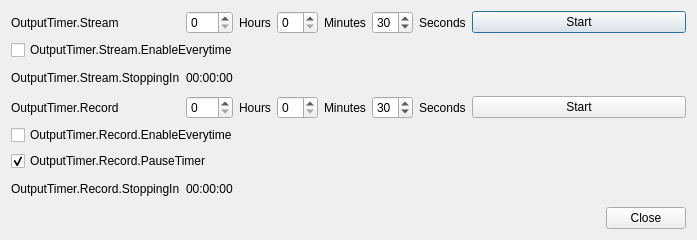
<?xml version="1.0" encoding="UTF-8"?>
<ui version="4.0">
 <class>OutputTimer</class>
 <widget class="QDialog" name="OutputTimer">
  <property name="geometry">
   <rect>
    <x>0</x>
    <y>0</y>
    <width>697</width>
    <height>240</height>
   </rect>
  </property>
  <property name="windowTitle">
   <string>OutputTimer</string>
  </property>
  <layout class="QGridLayout" name="timerLayout">
   <item row="0" column="3">
    <widget class="QLabel" name="hoursLabel">
     <property name="text">
      <string>Hours</string>
     </property>
    </widget>
   </item>
   <item row="3" column="2">
    <widget class="QSpinBox" name="recordingTimerHours">
     <property name="minimum">
      <number>0</number>
     </property>
     <property name="maximum">
      <number>24</number>
     </property>
     <property name="value">
      <number>0</number>
     </property>
    </widget>
   </item>
   <item row="0" column="6">
    <widget class="QSpinBox" name="streamingTimerSeconds">
     <property name="minimum">
      <number>0</number>
     </property>
     <property name="maximum">
      <number>59</number>
     </property>
     <property name="value">
      <number>30</number>
     </property>
    </widget>
   </item>
   <item row="0" column="8">
    <widget class="QPushButton" name="outputTimerStream">
     <property name="text">
      <string>Start</string>
     </property>
     <property name="checkable">
      <bool>true</bool>
     </property>
    </widget>
   </item>
   <item row="3" column="4">
    <widget class="QSpinBox" name="recordingTimerMinutes">
     <property name="minimum">
      <number>0</number>
     </property>
     <property name="maximum">
      <number>59</number>
     </property>
     <property name="value">
      <number>0</number>
     </property>
    </widget>
   </item>
   <item row="0" column="1">
    <widget class="QLabel" name="streamingLabel">
     <property name="text">
      <string>OutputTimer.Stream</string>
     </property>
    </widget>
   </item>
   <item row="0" column="4">
    <widget class="QSpinBox" name="streamingTimerMinutes">
     <property name="maximum">
      <number>59</number>
     </property>
     <property name="value">
      <number>0</number>
     </property>
    </widget>
   </item>
   <item row="3" column="8">
    <widget class="QPushButton" name="outputTimerRecord">
     <property name="text">
      <string>Start</string>
     </property>
     <property name="checkable">
      <bool>true</bool>
     </property>
    </widget>
   </item>
   <item row="6" column="1">
    <widget class="QLabel" name="recordStoppingIn">
     <property name="text">
      <string>OutputTimer.Record.StoppingIn</string>
     </property>
    </widget>
   </item>
   <item row="3" column="7">
    <widget class="QLabel" name="secondsLabel_2">
     <property name="text">
      <string>Seconds</string>
     </property>
    </widget>
   </item>
   <item row="2" column="2">
    <widget class="QLabel" name="streamTime">
     <property name="text">
      <string>00:00:00</string>
     </property>
    </widget>
   </item>
   <item row="3" column="5">
    <widget class="QLabel" name="minutesLabel_2">
     <property name="text">
      <string>Minutes</string>
     </property>
    </widget>
   </item>
   <item row="0" column="2">
    <widget class="QSpinBox" name="streamingTimerHours">
     <property name="minimum">
      <number>0</number>
     </property>
     <property name="maximum">
      <number>24</number>
     </property>
     <property name="value">
      <number>0</number>
     </property>
    </widget>
   </item>
   <item row="6" column="2">
    <widget class="QLabel" name="recordTime">
     <property name="text">
      <string>00:00:00</string>
     </property>
    </widget>
   </item>
   <item row="0" column="5">
    <widget class="QLabel" name="minutesLabel">
     <property name="text">
      <string>Minutes</string>
     </property>
    </widget>
   </item>
   <item row="3" column="1">
    <widget class="QLabel" name="recordingLabel">
     <property name="text">
      <string>OutputTimer.Record</string>
     </property>
    </widget>
   </item>
   <item row="3" column="6">
    <widget class="QSpinBox" name="recordingTimerSeconds">
     <property name="minimum">
      <number>0</number>
     </property>
     <property name="maximum">
      <number>59</number>
     </property>
     <property name="value">
      <number>30</number>
     </property>
    </widget>
   </item>
   <item row="1" column="1" colspan="3">
    <widget class="QCheckBox" name="autoStartStreamTimer">
     <property name="text">
      <string>OutputTimer.Stream.EnableEverytime</string>
     </property>
    </widget>
   </item>
   <item row="2" column="1">
    <widget class="QLabel" name="streamStoppingIn">
     <property name="text">
      <string>OutputTimer.Stream.StoppingIn</string>
     </property>
    </widget>
   </item>
   <item row="4" column="1" colspan="3">
    <widget class="QCheckBox" name="autoStartRecordTimer">
     <property name="text">
      <string>OutputTimer.Record.EnableEverytime</string>
     </property>
    </widget>
   </item>
   <item row="7" column="8">
    <widget class="QDialogButtonBox" name="buttonBox">
     <property name="standardButtons">
      <set>QDialogButtonBox::Close</set>
     </property>
    </widget>
   </item>
   <item row="3" column="3">
    <widget class="QLabel" name="hoursLabel_2">
     <property name="text">
      <string>Hours</string>
     </property>
    </widget>
   </item>
   <item row="0" column="7">
    <widget class="QLabel" name="secondsLabel">
     <property name="text">
      <string>Seconds</string>
     </property>
    </widget>
   </item>
   <item row="5" column="1" colspan="3">
    <widget class="QCheckBox" name="pauseRecordTimer">
     <property name="sizePolicy">
      <sizepolicy hsizetype="Minimum" vsizetype="Fixed">
       <horstretch>0</horstretch>
       <verstretch>0</verstretch>
      </sizepolicy>
     </property>
     <property name="text">
      <string>OutputTimer.Record.PauseTimer</string>
     </property>
     <property name="checked">
      <bool>true</bool>
     </property>
    </widget>
   </item>
  </layout>
 </widget>
 <tabstops>
  <tabstop>streamingTimerHours</tabstop>
  <tabstop>streamingTimerMinutes</tabstop>
  <tabstop>streamingTimerSeconds</tabstop>
  <tabstop>outputTimerStream</tabstop>
  <tabstop>autoStartStreamTimer</tabstop>
  <tabstop>recordingTimerHours</tabstop>
  <tabstop>recordingTimerMinutes</tabstop>
  <tabstop>recordingTimerSeconds</tabstop>
  <tabstop>outputTimerRecord</tabstop>
  <tabstop>autoStartRecordTimer</tabstop>
  <tabstop>pauseRecordTimer</tabstop>
 </tabstops>
 <resources/>
 <connections/>
</ui>
